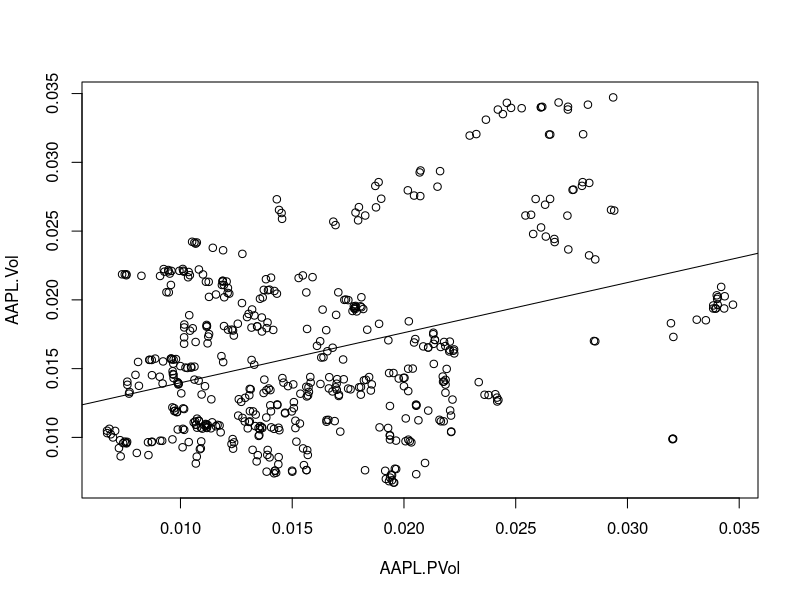
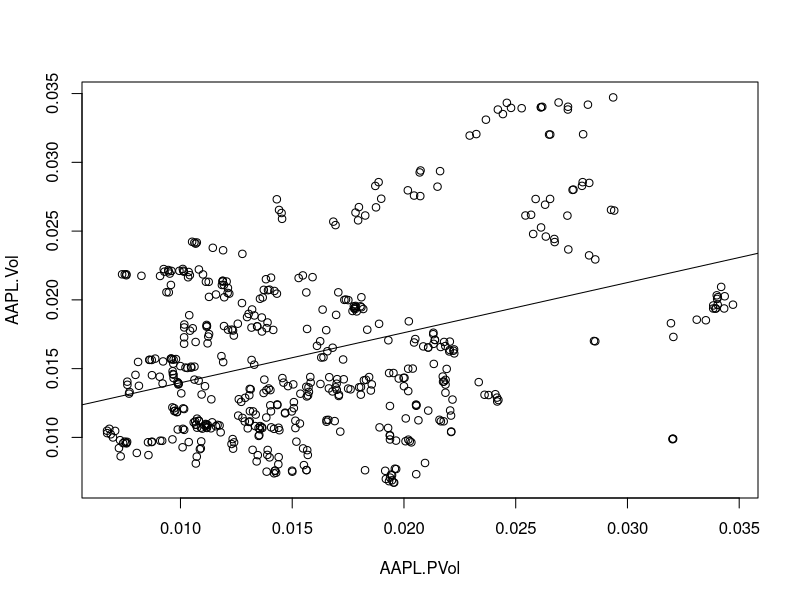
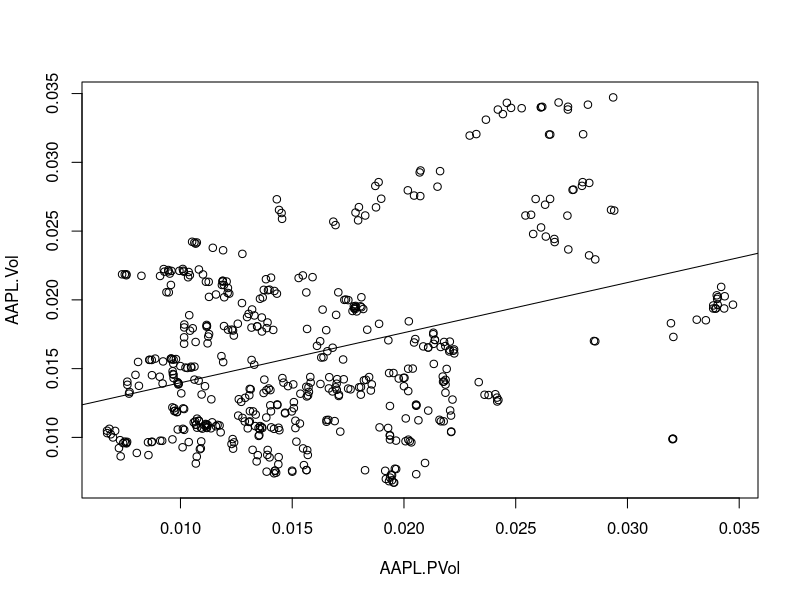

Recreate these plots in R, in order.
rm(list=ls())
df <- read.csv(file="./volatility.csv")
head(df)


AAPL.PVol = df$AAPL.PVol
GOOG.PVol = df$GOOG.PVol
AMZN.PVol = df$AMZN.PVol
GSPC.PVol = df$GSPC.PVol
VIX.Close = df$VIX.Close
AAPL.Close = df$AAPL.Close
VXAPLCLS = df$VXAPLCLS
VXAZNCLS = df$VXAZNCLS
VXGOGCLS = df$VXGOGCLS 
GOOG.Close = df$GOOG.Close
AMZN.Close = df$AMZN.Close
GSPC.Close = df$GSPC.Close 
Date = df$Date
AAPL.Ret = df$AAPL.Ret
AMZN.Ret = df$AMZN.Ret
GOOG.Ret = df$GOOG.Ret
GSPC.Ret = df$GSPC.Ret
AAPL.Vol = df$AAPL.Vol


cov(cbind(AAPL.PVol,GOOG.PVol,AMZN.PVol,GSPC.PVol))

# Getting descriptive statistics
summary(AAPL.PVol)
summary(GOOG.PVol)
summary(AMZN.PVol)
summary(GSPC.PVol)

# The Pearson correlation among all of the pairs of quantitative 
# variables, correlations shows below:
  
# Fitting a simple linear regression model for AAPL.Vol and 
# each independent variable, and checking the five key
# assumptions: Linear relationship, Multivariate normality, 
# No multicollinearity, No auto-correlation and Homoscedasticity, 
# the assumptions of the simple linear regression are acceptable.
summary(lm(AAPL.Vol~AAPL.PVol))

summary(lm(AAPL.Vol~GOOG.PVol))

summary(lm(AAPL.Vol~AMZN.PVol))

summary(lm(AAPL.Vol~GSPC.PVol))

summary(lm(AAPL.Vol~AAPL.PVol+GOOG.PVol+AMZN.PVol+GSPC.PVol))

plot(AAPL.PVol,AAPL.Vol)
abline(lm(AAPL.Vol~AAPL.PVol))

plot(AAPL.PVol,AAPL.Vol)
abline(lm(AAPL.Vol~AAPL.PVol))

plot(AAPL.PVol,AAPL.Vol)
abline(lm(AAPL.Vol~AAPL.PVol))

